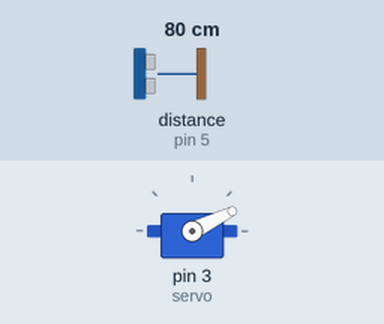
A sketch run on a simulated Arduino Uno, built with avr-gcc and run on an emulated ATmega328P. On the bench: servo. Wiring (inferred from the names in the program): ultrasonic range finder: trigger pin 5; echo pin 5. The inputs (shaded band) are chosen by the test bench; at power-on: distance to the obstacle (sensor on pin 5) 80 cm. The echo pulse lasts 58.3 µs per cm; what the sketch prints to the serial monitor is not drawn.

Above: at 1.2 s.
1.3 s: distance to the obstacle (sensor on pin 5) set to 2 cm
At 2.63 s:
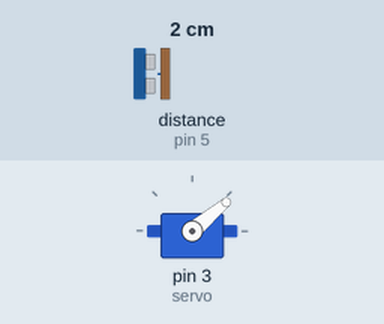
4.3 s: distance to the obstacle (sensor on pin 5) set to 35 cm
At 4.66 s:
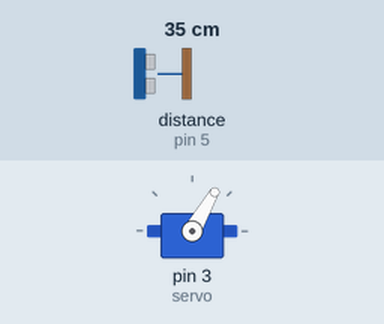
7.3 s: distance to the obstacle (sensor on pin 5) set to 299 cm
At 7.35 s:
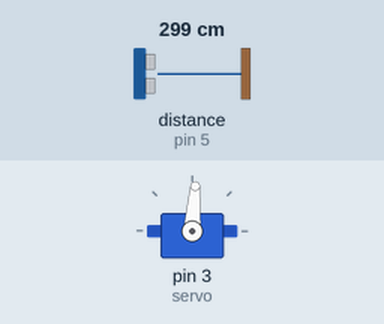
10.3 s: distance to the obstacle (sensor on pin 5) set to 4 cm
Timing chart, 0 to 17.3 s (numbered marks = the images above; inputs shaded):
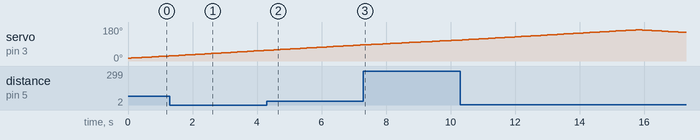

Measured:
- by itself, servo on pin 3 (servo): rises from 111° to 165° in 5.4 s, then falls to 151° in 1.5 s

The sketch:

radar_station_revised.ino
```cpp
////Group 3 stationary Radar///////

#include<Servo.h>// library for servo

int pingPin=5;// set ultra sonic sensor to pin 5

// variable for distance conversion///
long duration;

int distance;

Servo servo;// name Servo servo

void setup()// runs once
{
  pinMode(pingPin, OUTPUT);// set pin 5 output

  Serial.begin(9600);//open serial connection

  servo.attach(3);// attach servo pin 3

}

void loop()// will repeat
{
  for(int i=15;i<=165;i++)//scans from 15 degrees to 165 degrees
  {
    servo.write(i);
    delay(100);
    distance=calculateDistance();

    Serial.print(i);
    Serial.print(",");
    Serial.print(distance);
    Serial.print(".");
  }

  for(int i=165;i>15;i--)//scans from 165 degrees to 15 degrees
  {
    servo.write(i);
    delay(100);
    distance=calculateDistance();

    Serial.print(i);
    Serial.print(",");
    Serial.print(distance);
    Serial.print(".");
  }
}
/////////////END CODE///////////
////////////////////////////////
/////////////FUNCTIONS BEGIN////

///////////NEW FUNCTION/////////

int calculateDistance()
{
   pinMode(pingPin, OUTPUT);
    digitalWrite(pingPin, LOW);
    delayMicroseconds(2);
    digitalWrite(pingPin, HIGH);
    delayMicroseconds(5);
    digitalWrite(pingPin, LOW);
    pinMode(pingPin, INPUT);
    delayMicroseconds(1);
      int  duration = pulseIn(pingPin, HIGH);
  distance=duration*0.034/2;
  return distance;
}
```
